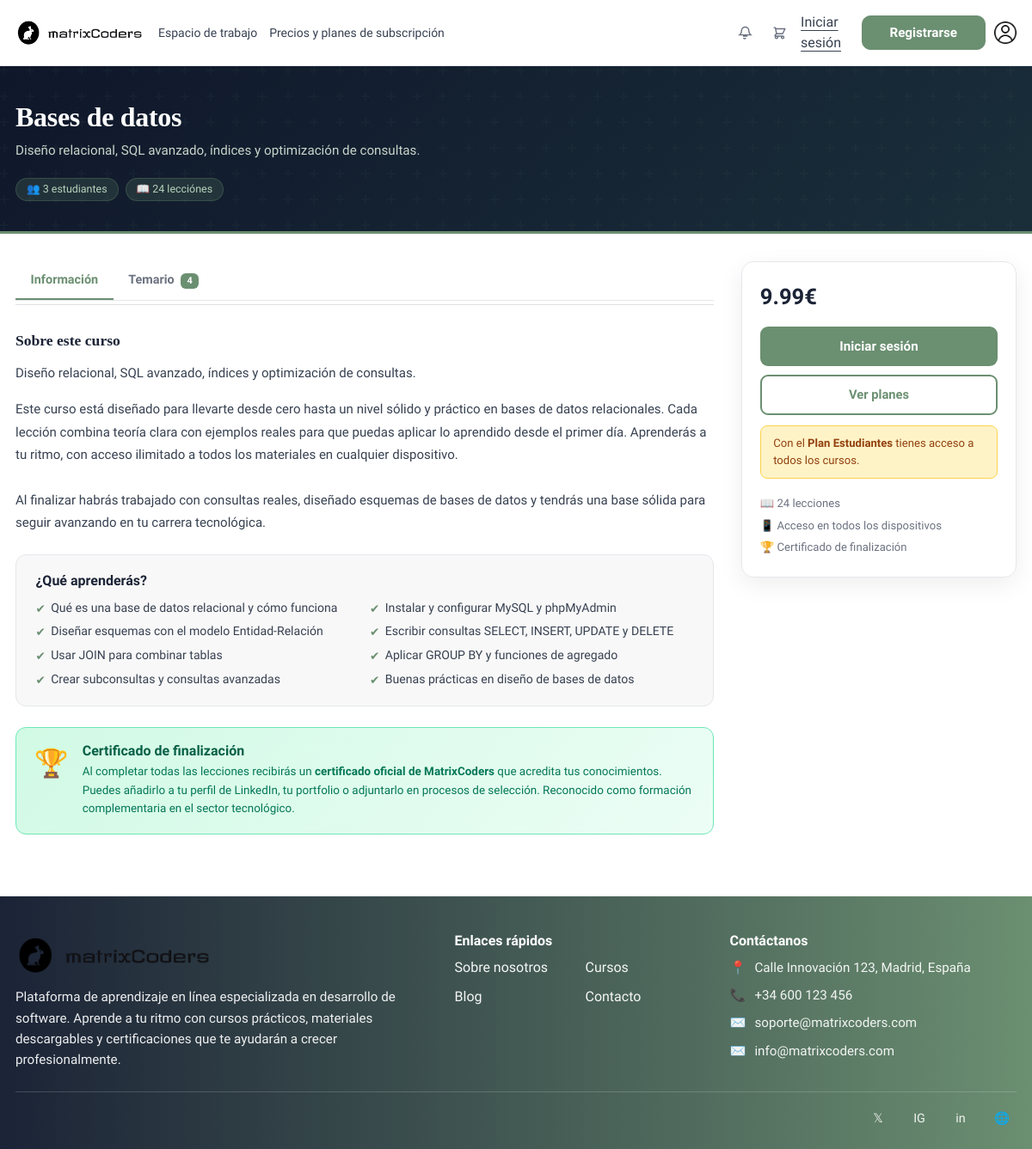
/index.php?url=detallecurso&id=11, run on the app's committed database.
### tables this page shows
CREATE TABLE curso (
    id             INTEGER PRIMARY KEY AUTOINCREMENT,
    titulo         TEXT    NOT NULL,
    descripcion    TEXT    DEFAULT NULL,
    info_extra     TEXT    DEFAULT NULL,
    que_aprenderas TEXT    DEFAULT NULL,
    imagen         TEXT    DEFAULT NULL,
    destacado      INTEGER NOT NULL DEFAULT 0,
    precio         REAL    NOT NULL DEFAULT 0.00,
    nivel          TEXT    DEFAULT NULL,
    categoria      TEXT    DEFAULT NULL,
    duracion_min   INTEGER DEFAULT NULL,
    estudiantes    INTEGER DEFAULT NULL
, activo        INTEGER NOT NULL DEFAULT 1, instructor_id INTEGER DEFAULT NULL, orden         INTEGER NOT NULL DEFAULT 0, apuntes_json   TEXT    DEFAULT NULL);

### app/controllers/DetalleCursoController.php (called while the page is built, shortened)
<?php
require_once __DIR__ . '/../models/Curso.php';
$usuarioId   = $_SESSION['usuario_id']   ?? null;
$id = isset($_GET['id']) ? (int)$_GET['id'] : 0;
global $db;
$modeloCurso = new Curso($db);
$curso = $modeloCurso->getById($id);
$estaMatriculado = $usuarioId
    ? $modeloCurso->estaMatriculado($usuarioId, $id)
    : false;
$unidades = $modeloCurso->getUnidadesConLecciones($id);
try {
    $stmtDesc = $db->prepare("
        SELECT cc.descuento FROM campana_curso cc
        JOIN campana_crm cm ON cm.id = cc.campana_id
        WHERE cc.curso_id = ? AND cm.activa = 1
          AND (cm.fecha_fin IS NULL OR cm.fecha_fin >= date('now'))
        LIMIT 1
    ");
    $stmtDesc->execute([$id]);
    $descuentoActivo = (float)($stmtDesc->fetchColumn() ?: 0);
} catch (Exception $e) {  }
require __DIR__ . '/../views/detallecurso/index.php';

### app/models/Curso.php (called while the page is built, shortened)
<?php
class Curso
{
    private $db;
    public function __construct($db)
    {
        $this->db = $db;
    }
    public function getById(int $id): ?array
    {
        $stmt = $this->db->prepare("
            SELECT c.*, COUNT(m.id) AS total_matriculas
            FROM curso c
            LEFT JOIN matricula m ON m.curso_id = c.id
            WHERE c.id = ?
            GROUP BY c.id
        ");
        $stmt->execute([$id]);
        $row = $stmt->fetch(PDO::FETCH_ASSOC);
        return $row ?: null;
    }
    public function getUnidadesConLecciones(int $cursoId): array
    {
        $stmt = $this->db->prepare("
            SELECT * FROM unidad
            WHERE curso_id = ?
            ORDER BY orden ASC, id ASC
        ");
        $stmt->execute([$cursoId]);
        $unidades = $stmt->fetchAll(PDO::FETCH_ASSOC);
        foreach ($unidades as &$u) {
            $stmt2 = $this->db->prepare("
                SELECT * FROM leccion
                WHERE unidad_id = ?
                ORDER BY orden ASC, id ASC
            ");
            $stmt2->execute([$u['id']]);
            $u['lecciones'] = $stmt2->fetchAll(PDO::FETCH_ASSOC);
            try {
                $stmt3 = $this->db->prepare("
                    SELECT * FROM tarea_entregable
                    WHERE unidad_id = ?
                    ORDER BY id ASC
                ");
                $stmt3->execute([$u['id']]);
                $u['tareas_entregables'] = $stmt3->fetchAll(PDO::FETCH_ASSOC);
            } catch (\Exception $e) {
                $u['tareas_entregables'] = [];
            }
        }
        return $unidades;
    }
}

### app/views/detallecurso/index.php (the view, shortened to what this page needs)
<?php
$titulo   = htmlspecialchars($curso['titulo'] ?? 'Sin título');
$desc     = $curso['descripcion'] ?? '';
$precio   = (float)($curso['precio'] ?? 0);
$alumnos  = (int)($curso['total_matriculas'] ?? 0);
$tieneAccesoCurso = $estaMatriculado || ($usuarioId && $planPermiteAcceso);
$mostrarSidebarCompra = !$tieneAccesoCurso;
$totalLecciones = array_sum(array_map(fn($u) => count($u['lecciones'] ?? []), $unidades));
?>
<!DOCTYPE html>
<html lang="es">
<head>
    <link href="https://cdn.jsdelivr.net/npm/bootstrap@5.3.2/dist/css/bootstrap.min.css" rel="stylesheet">
    <link rel="stylesheet" href="<?= BASE_URL ?>/css/header.css">
    <link rel="stylesheet" href="<?= BASE_URL ?>/css/footer.css">
</head>
<body>
    <?php require __DIR__ . '/../layout/header.php'; ?>
    <section class="curso-hero">
        <div style="max-width:1220px;margin:0 auto;padding:0 18px">
            <div class="row align-items-center g-3">
                <div class="col-lg-8">
                    <h1><?= $titulo ?></h1>
                    <?php if ($desc): ?>
                        <p class="desc-hero"><?= htmlspecialchars(mb_strimwidth($desc, 0, 220, '…')) ?></p>
                    <?php endif; ?>
                    <div class="mt-3">
                        <span class="hero-tag">👥 <?= $alumnos ?> <?= $alumnos === 1 ? 'estudiante' : 'estudiantes' ?></span>
                        <?php if ($totalLecciones): ?><span class="hero-tag">📖 <?= $totalLecciones ?> lección<?= $totalLecciones !== 1 ? 'es' : '' ?></span><?php endif; ?>
                    </div>
                </div>
            </div>
        </div>
    </section>
    <div class="curso-body<?= $mostrarSidebarCompra ? '' : ' sin-sidebar' ?>">
        <div>
            <div class="tabs-header-row">
                <ul class="nav curso-tabs border-bottom mb-1" style="flex:1;border-bottom:none!important;margin-bottom:0!important">
                    <li class="nav-item">
                        <button class="nav-link active" data-bs-toggle="tab" data-bs-target="#tab-info">Información</button>
                    </li>
                    <?php if (!empty($unidades)): ?>
                        <li class="nav-item">
                            <button class="nav-link" data-bs-toggle="tab" data-bs-target="#tab-temario">
                                Temario
                                <span class="badge ms-1" style="background:var(--mc-green);font-size:.68rem;"><?= count($unidades) ?></span>
                            </button>
                        </li>
                    <?php endif; ?>
                </ul>
            </div>
            <div class="border-bottom mb-1"></div>
            <div class="tab-content">
                <div class="tab-pane fade show active" id="tab-info">
                    <p class="info-seccion-titulo">Sobre este curso</p>
                    <p class="info-texto">
                        <?= $desc ? nl2br(htmlspecialchars($desc)) : '' ?>
                    </p>
                    <?php if (!empty($curso['info_extra'])): ?>
                        <p class="info-texto" style="margin-top:.85rem;">
                            <?= nl2br(htmlspecialchars($curso['info_extra'])) ?>
                        </p>
                    <?php endif; ?>
                    <?php if (!empty($curso['que_aprenderas'])): ?>
                        <div class="que-aprenderas">
                            <h6>¿Qué aprenderás?</h6>
                            <ul>
                                <?php foreach (explode("\n", $curso['que_aprenderas']) as $punto): ?>
                                    <?php if (trim($punto)): ?>
                                        <li><?= htmlspecialchars(trim($punto)) ?></li>
                                    <?php endif; ?>
                                <?php endforeach; ?>
                            </ul>
                        </div>
                    <?php endif; ?>
                    <div class="certificado-box">
                        <div class="cert-icon">🏆</div>
                        <div>
                            <h6>Certificado de finalización</h6>
                            <p>
                                Al completar todas las lecciones recibirás un <strong>certificado oficial de MatrixCoders</strong>
                                que acredita tus conocimientos. Puedes añadirlo a tu perfil de LinkedIn, tu portfolio o
                                adjuntarlo en procesos de selección. Reconocido como formación complementaria
                                en el sector tecnológico.
                            </p>
                        </div>
                    </div>
                </div>
            </div>
        </div>
        <?php if ($mostrarSidebarCompra): ?>
            <aside class="sidebar-sticky">
                <div class="sidebar-card">
                    <div class="sidebar-body">
                        <?php if ($precio <= 0): ?>
                            <div class="sidebar-price gratis">Gratis</div>
                        <?php else: ?>
                            <div class="sidebar-price"><?= number_format($precio, 2) ?>€</div>
                        <?php endif; ?>
                        <?php if ($precio <= 0): ?>
                            <form method="POST" action="<?= BASE_URL ?>/index.php?url=detallecurso&id=<?= $curso['id'] ?>">
                                <input type="hidden" name="accion" value="matricular">
                                <?php if (!$usuarioId): ?>
                                    <a href="<?= BASE_URL ?>/index.php?url=login" class="btn-mc">Matricularme gratis</a>
                                <?php else: ?>
                                    <button type="submit" class="btn-mc">Matricularme gratis</button>
                                <?php endif; ?>
                            </form>
                        <?php else: ?>
                            <?php if (!$usuarioId): ?>
                                <a href="<?= BASE_URL ?>/index.php?url=login" class="btn-mc">Iniciar sesión</a>
                            <?php endif; ?>
                            <a href="<?= BASE_URL ?>/index.php?url=suscripciones" class="btn-mc-outline">Ver planes</a>
                            <div class="plan-aviso">
                                Con el <strong>Plan Estudiantes</strong> tienes acceso a todos los cursos.
                            </div>
                        <?php endif; ?>
                        <ul class="sidebar-meta">
                            <?php if ($totalLecciones): ?><li>📖 <?= $totalLecciones ?> lecciones</li><?php endif; ?>
                            <li>📱 Acceso en todos los dispositivos</li>
                            <li>🏆 Certificado de finalización</li>
                        </ul>
                    </div>
                </div>
            </aside>
        <?php endif; ?>
    </div>
    <?php require __DIR__ . '/../layout/footer.php'; ?>
</body>
</html>

### public/css/header.css (style rules this page uses)
:root { --mc-green: #6B8F71; --mc-dark: #1B2336; --mc-text: #1B2336; --mc-muted: #6b7280; --mc-bg: #ffffff; --mc-border: #e5e7eb; }

### public/css/footer.css (style rules this page uses)
:root { --mc-green: #6B8F71; --mc-dark: #1B2336; --mc-footer: #1D1E18; --mc-border-soft: rgba(255, 255, 255, .18); }

### data on the page
curso: titulo "Bases de datos", descripcion "Diseño relacional, SQL avanzado, índices y optimización de consultas.", info_extra "Este curso está diseñado para llevarte desde cero hasta un nivel sólido y práctico en bases de datos relacionales. Cada lección combina teoría clara con ejemplos reales para que puedas aplicar lo aprendido desde el primer día. Aprenderás a tu ritmo, con acceso ilimitado a todos los materiales en cualquier dispositivo. Al finalizar habrás trabajado con consultas reales, diseñado esquemas de bases de datos y tendrás una base sólida para seguir avanzando en tu carrera tecnológica.", que_aprenderas "Qué es una base de datos relacional y cómo funciona", que_aprenderas "Instalar y configurar MySQL y phpMyAdmin", que_aprenderas "Diseñar esquemas con el modelo Entidad-Relación", que_aprenderas "Escribir consultas SELECT, INSERT, UPDATE y DELETE", que_aprenderas "Usar JOIN para combinar tablas", que_aprenderas "Aplicar GROUP BY y funciones de agregado", que_aprenderas "Crear subconsultas y consultas avanzadas", que_aprenderas "Buenas prácticas en diseño de bases de datos", precio "9.99"

### other printed values
$alumnos "3"
$totalLecciones "24"
count($unidades) "4"
